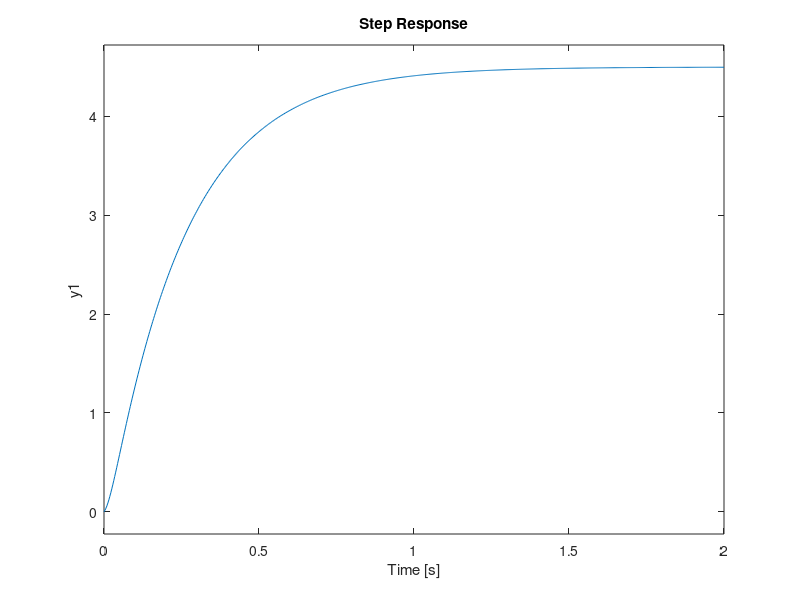
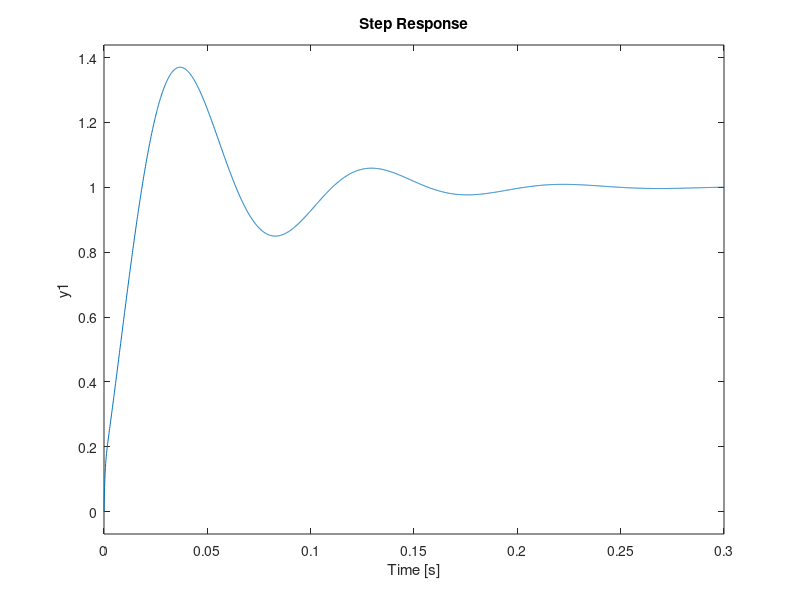

The MATLAB source for these figures, in order:
clear all, close all
s = tf('s');
F = (4*s^2+1200*s+90000)/(s^3+154*s^2+5600*s+20000);
step(F), grid
tf = 0.3;
tetaf = 0.01;
kf = 4.5;
kp = 1.2*tf/(kf*tetaf);
ti = 2*tetaf;
td = 0.5*tetaf;
n = 10;
R = kp*(1+1/(ti*s)+td*s/(1+td*s/n));
W = feedback(R*F,1);
figure, step(W), grid